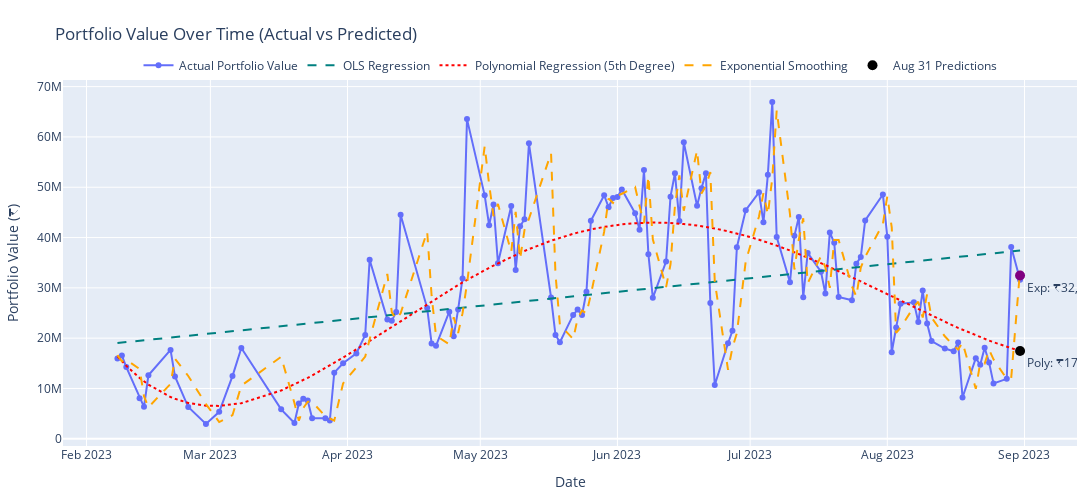

The code cell stored with this chart in its notebook:
### Markdown cell above
<h2 style="color: rgb(31, 136, 217);">Final Portfolio Performance Statistical Analysis</h2>

### Code cell
import pandas as pd
import numpy as np
import plotly.graph_objects as go
import statsmodels.api as sm
from scipy import stats
from sklearn.preprocessing import PolynomialFeatures
from sklearn.linear_model import LinearRegression
from sklearn.metrics import r2_score
from statsmodels.tsa.holtwinters import ExponentialSmoothing

# Load Portfolio Data
df = filtered_df.copy()
df['DateTime_$date'] = pd.to_datetime(df['DateTime_$date'], errors='coerce')

# Calculate Portfolio Value
df['Portfolio_Value'] = df['DEFAULT_LTP'].astype(float) * df['DEFAULT_LotSize'].astype(float)

# Aggregate Portfolio Value by Date
portfolio_metrics = df.groupby('DateTime_$date', as_index=False)['Portfolio_Value'].sum()

# Convert Dates to Numeric Values
portfolio_metrics['Days'] = (portfolio_metrics['DateTime_$date'] - portfolio_metrics['DateTime_$date'].min()).dt.days
X = portfolio_metrics[['Days']].values
y = portfolio_metrics['Portfolio_Value'].values

# ===== Hypothesis Testing (One-Sample t-test) ===== #
benchmark_value = portfolio_metrics['Portfolio_Value'].mean()
t_stat, p_value = stats.ttest_1samp(portfolio_metrics['Portfolio_Value'], benchmark_value)

# Print Hypothesis Testing Results
print("\nHypothesis Testing Results:")
print(f"t-statistic: {t_stat:.4f}, p-value: {p_value:.4f}")
if p_value < 0.05:
    print("Conclusion: Significant change in portfolio value over time (Reject H₀).")
else:
    print("Conclusion: No significant change in portfolio value over time (Fail to reject H₀).")

# ===== OLS Regression (Linear Trend) ===== #
X_ols = sm.add_constant(portfolio_metrics['Days'])
model_ols = sm.OLS(y, X_ols).fit()
portfolio_metrics['Predicted_OLS'] = model_ols.predict(X_ols)

# Print OLS Regression Summary
print("\nOLS Regression Results:")
print(model_ols.summary())

# ===== Polynomial Regression (Degree = 5) ===== #
poly = PolynomialFeatures(degree=5)
X_poly = poly.fit_transform(X)
poly_model = LinearRegression()
poly_model.fit(X_poly, y)
y_pred_poly = poly_model.predict(X_poly)

# ===== Exponential Smoothing (Time Series Forecasting) ===== #
exp_model = ExponentialSmoothing(y, trend="add", seasonal=None, damped_trend=False, use_boxcox=True).fit(remove_bias=True)
y_pred_exp = exp_model.fittedvalues

# Predict Portfolio Value for Aug 31, 2023
target_date = pd.Timestamp("2023-08-31")
days_since_start = (target_date - portfolio_metrics['DateTime_$date'].min()).days
X_target = poly.transform([[days_since_start]])
predicted_poly_value = poly_model.predict(X_target)[0]
predicted_exp_value = exp_model.forecast(1)[0]

# Calculate R-squared Scores for Model Comparison
r2_poly = r2_score(y, y_pred_poly)
r2_exp = r2_score(y, y_pred_exp)

# ===== Plotly Visualization ===== #
fig = go.Figure()

# **Actual Portfolio Value**
fig.add_trace(go.Scatter(
    x=portfolio_metrics['DateTime_$date'],
    y=portfolio_metrics['Portfolio_Value'],
    mode='lines+markers',
    name='Actual Portfolio Value',
    line=dict(color='#636efa')
))

# **OLS Regression Line**
fig.add_trace(go.Scatter(
    x=portfolio_metrics['DateTime_$date'],
    y=portfolio_metrics['Predicted_OLS'],
    mode='lines',
    name='OLS Regression',
    line=dict(color='teal', dash='dash')
))

# **Polynomial Regression Trend**
fig.add_trace(go.Scatter(
    x=portfolio_metrics['DateTime_$date'],
    y=y_pred_poly,
    mode='lines',
    name='Polynomial Regression (5th Degree)',
    line=dict(color='red', dash='dot')
))

# **Exponential Smoothing Trend**
fig.add_trace(go.Scatter(
    x=portfolio_metrics['DateTime_$date'],
    y=y_pred_exp,
    mode='lines',
    name='Exponential Smoothing',
    line=dict(color='orange', dash='dash')
))

# **Prediction for Aug 31, 2023**
fig.add_trace(go.Scatter(
    x=[target_date, target_date],
    y=[predicted_poly_value, predicted_exp_value],
    mode='markers+text',
    name='Aug 31 Predictions',
    marker=dict(size=10, color=['black', 'purple']),
    text=[f"Poly: ₹{predicted_poly_value:,.2f}", f"Exp: ₹{predicted_exp_value:,.2f}"],
    textposition="bottom right"
))

# Update Layout
fig.update_layout(
    title='Portfolio Value Over Time (Actual vs Predicted)',
    xaxis_title='Date',
    yaxis_title='Portfolio Value (₹)',
    showlegend=True,
    plot_bgcolor='#e5ecf6',
    height=500,
    width=1100,  # Keep overall chart width
    margin=dict(l=15, r=15, t=80, b=50),  # Increase top margin for legend space
    xaxis=dict(domain=[0, 1]),  # Expands the plot area within the figure
    legend=dict(
        orientation='h',  # Horizontal legend
        x=0.5, y=1.08,  # Center the legend below the title
        xanchor='center',
    )
)

# Display Predictions
print(f"Polynomial Regression Predicted Value for Aug 31, 2023: ₹{predicted_poly_value:,.2f} (R²: {r2_poly:.4f})")
print(f"Exponential Smoothing Predicted Value for Aug 31, 2023: ₹{predicted_exp_value:,.2f} (R²: {r2_exp:.4f})")

# Show Plot
fig.show()
